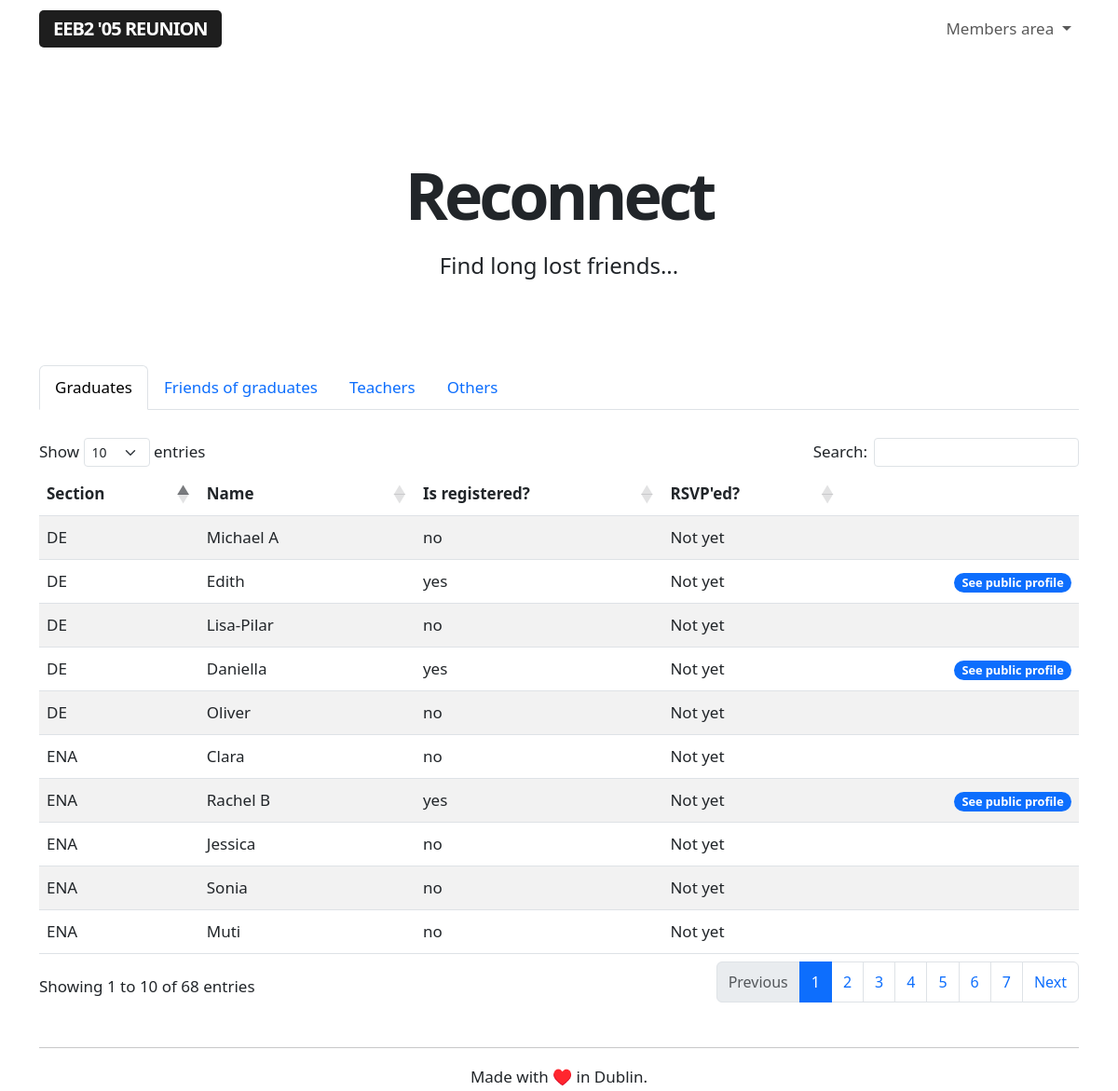
/reconnect (signed in), run on the app's committed database.
### app/models.py (models this page shows, shortened)
class Guest(db.Model):
    id = db.Column(db.Integer, primary_key=True)
    name = db.Column(db.String(64), index=True, unique=False)
    section = db.Column(db.String(64), index=True, unique=False)
    email = db.Column(db.String(120), index=True, unique=True)
    registered = db.Column(db.String(120), index=True, unique=False)
    rsvp = db.Column(db.String(64), index=True, unique=False)

### app/routes.py (the view)
@app.route('/reconnect', methods=['GET'])
@login_required
def reconnect():
    guests = Guest.query.order_by(Guest.section.asc())
    friends = User.query.filter_by(role='I was friends with people who graduated in 2005').order_by(User.name.asc())
    teachers = User.query.filter_by(role='I was a teacher at the EEB2').order_by(User.name.asc())
    others = User.query.filter_by(role='Other').order_by(User.name.asc())
    return render_template('reconnect.html', guests=guests, friends=friends, teachers=teachers, others=others)

### app/models.py (called while the page is built)
@login.user_loader
def load_user(id):
    return User.query.get(int(id))

### app/templates/reconnect.html (shortened to what this page needs)
{% extends "base.html" %}
{% block content %}
<div class="title">
    <h1>Reconnect</h1>
    <h4>Find long lost friends...</h4>
</div>
<br>
<nav>
  <div class="nav nav-tabs" id="nav-tab" role="tablist">
    <button class="nav-link active" id="nav-home-tab" data-bs-toggle="tab" data-bs-target="#nav-home" type="button" role="tab" aria-controls="nav-home" aria-selected="true">Graduates</button>
    <button class="nav-link" id="nav-friends-tab" data-bs-toggle="tab" data-bs-target="#nav-friends" type="button" role="tab" aria-controls="nav-friends" aria-selected="false">Friends of graduates</button>
    <button class="nav-link" id="nav-teachers-tab" data-bs-toggle="tab" data-bs-target="#nav-teachers" type="button" role="tab" aria-controls="nav-teachers" aria-selected="false">Teachers</button>
    <button class="nav-link" id="nav-others-tab" data-bs-toggle="tab" data-bs-target="#nav-others" type="button" role="tab" aria-controls="nav-others" aria-selected="false">Others</button>
  </div>
</nav>
<div class="tab-content" id="nav-tabContent">
  <div class="tab-pane fade show active" id="nav-home" role="tabpanel" aria-labelledby="nav-graduates-tab" tabindex="0">
    <br>
    <table id="reconnect-table" class="table table-striped">
        <thead>
            <tr>
                <th>Section</th>
                <th>Name</th>
                <th>Is registered?</th>
                <th>RSVP'ed?</th>
                <th> </th>
            </tr>
        </thead>
        <tbody>
            {% for guest in guests %}
                {% include '_publicguests.html' %}
            {% endfor %}
        </tbody>
    </table>
  </div>
</div>
{% endblock %}

### app/templates/base.html (shortened to what this page needs)
<!doctype html>
<html lang="en">
<head>
    <link rel="stylesheet" href="{{url_for('.static', filename='styles.css')}}">
    <link href="https://cdn.jsdelivr.net/npm/bootstrap@5.3.0-alpha1/dist/css/bootstrap.min.css" rel="stylesheet">
    <link href="https://getbootstrap.com/docs/5.3/assets/css/docs.css" rel="stylesheet">
    <link rel="stylesheet" href="https://cdnjs.cloudflare.com/ajax/libs/dropzone/5.7.1/min/dropzone.min.css">
    <link rel="stylesheet" type="text/css" href="https://cdn.datatables.net/1.10.25/css/dataTables.bootstrap5.css">
</head>
<body class="bd-example">
    <nav class="navbar navbar-expand-lg nav-container" data-bs-theme="light">
        <div class="container navigation-container">
            <a class="navbar-brand" href="/index">EEB2 '05 Reunion</a>
            <div class="login-buttons">
                <ul class="navbar-nav">
                    {% if current_user.is_anonymous %}
                    <li class="buttons-header">
                        <a class="btn btn-outline-primary login-button" href="/login" role="button">Login</a>
                        <a class="btn btn-primary" href="/register" role="button">Sign up</a>
                    </li>
                    {% else %}
                    <li class="nav-item dropdown">
                        <a class="nav-link dropdown-toggle" href="#" role="button" data-bs-toggle="dropdown" aria-expanded="false">
                            Members area
                        </a>
                    </li>
                    {% endif %}
                </ul>
            </div>
        </div>
    </nav>
<br>
<div class="container">
    <div class="full-height">
        {% block content %}{% endblock %}
    </div>
</div>
<div class="container text-center">
    <br>
    <hr>
    Made with ♥️ in Dublin.
    </div>
</body>
</html>

### app/templates/_publicguests.html
<tr>
    <td>{{ guest.section }}</td>
    <td>{{ guest.name }}</td>
    <td>{{ guest.registered }}</td>
    <td>{{ guest.rsvp }}</td>
    <td>{% if guest.email %}
        <a href="{{ url_for('public', guestid=guest.id) }}" class="align-right"><span class="badge rounded-pill text-bg-primary">See public profile</span></a></td>
        {% endif %}
</tr>

### app/static/styles.css (style rules this page uses)
body { font-size: 17px !important; line-height: 30px !important; }
h1 { font-size: 70px !important; letter-spacing: -4px; text-align: center; font-weight: 800 !important; line-height: 75px !important; }
h4 { padding-bottom: 20px !important; font-weight: 300 !important; line-height: 35px !important; }
.align-right { margin-right: 0; margin-left: auto; display: table; }
.full-height { min-height: 75vh; }
.nav-container { margin-bottom: 40px; }
.navbar-brand { background-color: #1e1e1e; color: #fff !important; padding: 6px 15px; border-radius: 5px; text-transform: uppercase; font-weight: 600; letter-spacing: -1px; }
.title h1 { margin-bottom: -20px !important; margin-top: 40px; }
.title h4 { padding-top: 40px !important; text-align: center !important; margin-bottom: 40px; }

### data on the page
Guest: section "DE", name "Michael A", registered "no", rsvp "Not yet"
Guest: section "DE", name "Edith", registered "yes", rsvp "Not yet"
Guest: section "DE", name "Lisa-Pilar", registered "no", rsvp "Not yet"
Guest: section "DE", name "Daniella", registered "yes", rsvp "Not yet"
Guest: section "DE", name "Oliver", registered "no", rsvp "Not yet"
Guest: section "ENA", name "Clara", registered "no", rsvp "Not yet"
Guest: section "ENA", name "Rachel B", registered "yes", rsvp "Not yet"
Guest: section "ENA", name "Jessica", registered "no", rsvp "Not yet"
Guest: section "ENA", name "Sonia", registered "no", rsvp "Not yet"
Guest: section "ENA", name "Muti", registered "no", rsvp "Not yet"
